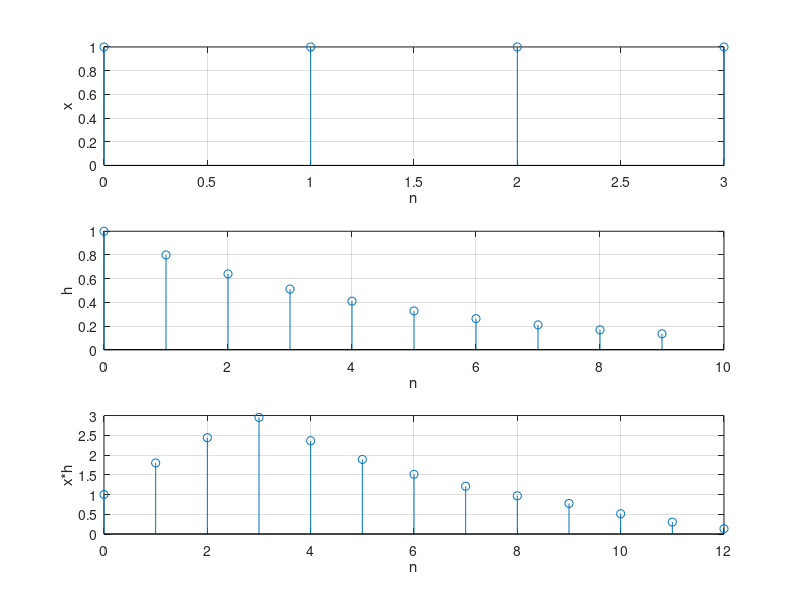

Write MATLAB code to recreate this figure.
nx = 0:3;
x = ones(1, length(nx));

nh = 0:9;
h = ones(1, length(nh));
for i = 1:10
    h(i) = h(i) * power(0.8, i - 1);
end

y = conv(x, h);
nyMin = min(nx) + min(nh);
nyMax = max(nx) + max(nh);
ny = nyMin:nyMax;

figure(1);

subplot(3, 1, 1);
stem(nx, x); grid on; xlabel('n'); ylabel('x');

subplot(3, 1, 2);
stem(nh, h); grid on; xlabel('n'); ylabel('h');

subplot(3, 1, 3);
stem(ny, y); grid on; xlabel('n'); ylabel('x*h');

y